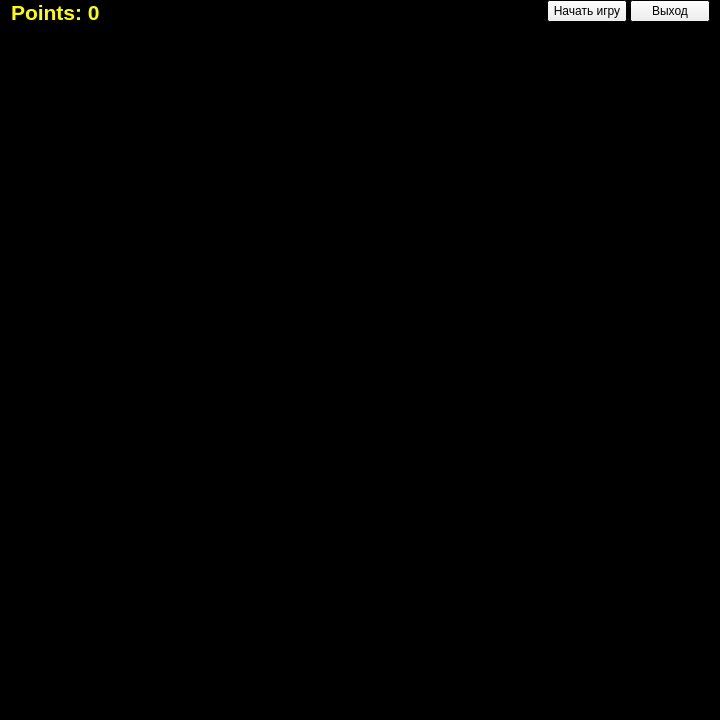
<?xml version="1.0" encoding="UTF-8"?>
<ui version="4.0">
 <class>MainWindow</class>
 <widget class="QMainWindow" name="MainWindow">
  <property name="geometry">
   <rect>
    <x>0</x>
    <y>0</y>
    <width>720</width>
    <height>720</height>
   </rect>
  </property>
  <property name="palette">
   <palette>
    <active>
     <colorrole role="Base">
      <brush brushstyle="SolidPattern">
       <color alpha="255">
        <red>255</red>
        <green>255</green>
        <blue>255</blue>
       </color>
      </brush>
     </colorrole>
     <colorrole role="Window">
      <brush brushstyle="SolidPattern">
       <color alpha="255">
        <red>0</red>
        <green>0</green>
        <blue>0</blue>
       </color>
      </brush>
     </colorrole>
    </active>
    <inactive>
     <colorrole role="Base">
      <brush brushstyle="SolidPattern">
       <color alpha="255">
        <red>255</red>
        <green>255</green>
        <blue>255</blue>
       </color>
      </brush>
     </colorrole>
     <colorrole role="Window">
      <brush brushstyle="SolidPattern">
       <color alpha="255">
        <red>0</red>
        <green>0</green>
        <blue>0</blue>
       </color>
      </brush>
     </colorrole>
    </inactive>
    <disabled>
     <colorrole role="Base">
      <brush brushstyle="SolidPattern">
       <color alpha="255">
        <red>0</red>
        <green>0</green>
        <blue>0</blue>
       </color>
      </brush>
     </colorrole>
     <colorrole role="Window">
      <brush brushstyle="SolidPattern">
       <color alpha="255">
        <red>0</red>
        <green>0</green>
        <blue>0</blue>
       </color>
      </brush>
     </colorrole>
    </disabled>
   </palette>
  </property>
  <property name="windowTitle">
   <string>MainWindow</string>
  </property>
  <widget class="QWidget" name="centralWidget">
   <widget class="QWidget" name="gridLayoutWidget">
    <property name="geometry">
     <rect>
      <x>0</x>
      <y>0</y>
      <width>721</width>
      <height>721</height>
     </rect>
    </property>
    <layout class="QGridLayout" name="gridLayout" rowstretch="1" columnstretch="1,0,0">
     <property name="sizeConstraint">
      <enum>QLayout::SetMinimumSize</enum>
     </property>
     <property name="topMargin">
      <number>0</number>
     </property>
     <property name="horizontalSpacing">
      <number>3</number>
     </property>
     <property name="verticalSpacing">
      <number>1</number>
     </property>
     <item row="0" column="2" alignment="Qt::AlignLeft|Qt::AlignTop">
      <widget class="QPushButton" name="pushButton_2">
       <property name="text">
        <string>Выход</string>
       </property>
      </widget>
     </item>
     <item row="0" column="1" alignment="Qt::AlignLeft|Qt::AlignTop">
      <widget class="QPushButton" name="pushButton">
       <property name="sizePolicy">
        <sizepolicy hsizetype="Minimum" vsizetype="Minimum">
         <horstretch>0</horstretch>
         <verstretch>1</verstretch>
        </sizepolicy>
       </property>
       <property name="focusPolicy">
        <enum>Qt::StrongFocus</enum>
       </property>
       <property name="text">
        <string>Начать игру</string>
       </property>
      </widget>
     </item>
     <item row="0" column="0" alignment="Qt::AlignLeft|Qt::AlignTop">
      <widget class="QLabel" name="label">
       <property name="sizePolicy">
        <sizepolicy hsizetype="Preferred" vsizetype="Preferred">
         <horstretch>0</horstretch>
         <verstretch>0</verstretch>
        </sizepolicy>
       </property>
       <property name="palette">
        <palette>
         <active>
          <colorrole role="WindowText">
           <brush brushstyle="SolidPattern">
            <color alpha="255">
             <red>255</red>
             <green>255</green>
             <blue>0</blue>
            </color>
           </brush>
          </colorrole>
          <colorrole role="Text">
           <brush brushstyle="SolidPattern">
            <color alpha="255">
             <red>255</red>
             <green>255</green>
             <blue>0</blue>
            </color>
           </brush>
          </colorrole>
          <colorrole role="BrightText">
           <brush brushstyle="SolidPattern">
            <color alpha="255">
             <red>255</red>
             <green>255</green>
             <blue>0</blue>
            </color>
           </brush>
          </colorrole>
          <colorrole role="ButtonText">
           <brush brushstyle="SolidPattern">
            <color alpha="255">
             <red>255</red>
             <green>255</green>
             <blue>0</blue>
            </color>
           </brush>
          </colorrole>
         </active>
         <inactive>
          <colorrole role="WindowText">
           <brush brushstyle="SolidPattern">
            <color alpha="255">
             <red>255</red>
             <green>255</green>
             <blue>0</blue>
            </color>
           </brush>
          </colorrole>
          <colorrole role="Text">
           <brush brushstyle="SolidPattern">
            <color alpha="255">
             <red>255</red>
             <green>255</green>
             <blue>0</blue>
            </color>
           </brush>
          </colorrole>
          <colorrole role="BrightText">
           <brush brushstyle="SolidPattern">
            <color alpha="255">
             <red>255</red>
             <green>255</green>
             <blue>0</blue>
            </color>
           </brush>
          </colorrole>
          <colorrole role="ButtonText">
           <brush brushstyle="SolidPattern">
            <color alpha="255">
             <red>255</red>
             <green>255</green>
             <blue>0</blue>
            </color>
           </brush>
          </colorrole>
         </inactive>
         <disabled>
          <colorrole role="WindowText">
           <brush brushstyle="SolidPattern">
            <color alpha="255">
             <red>120</red>
             <green>120</green>
             <blue>120</blue>
            </color>
           </brush>
          </colorrole>
          <colorrole role="Text">
           <brush brushstyle="SolidPattern">
            <color alpha="255">
             <red>120</red>
             <green>120</green>
             <blue>120</blue>
            </color>
           </brush>
          </colorrole>
          <colorrole role="BrightText">
           <brush brushstyle="SolidPattern">
            <color alpha="255">
             <red>255</red>
             <green>255</green>
             <blue>0</blue>
            </color>
           </brush>
          </colorrole>
          <colorrole role="ButtonText">
           <brush brushstyle="SolidPattern">
            <color alpha="255">
             <red>120</red>
             <green>120</green>
             <blue>120</blue>
            </color>
           </brush>
          </colorrole>
         </disabled>
        </palette>
       </property>
       <property name="font">
        <font>
         <family>MS Sans Serif</family>
         <pointsize>16</pointsize>
         <weight>75</weight>
         <bold>true</bold>
        </font>
       </property>
       <property name="text">
        <string>Points: 0</string>
       </property>
       <property name="alignment">
        <set>Qt::AlignLeading|Qt::AlignLeft|Qt::AlignVCenter</set>
       </property>
      </widget>
     </item>
    </layout>
   </widget>
  </widget>
 </widget>
 <layoutdefault spacing="6" margin="11"/>
 <resources/>
 <connections/>
</ui>
